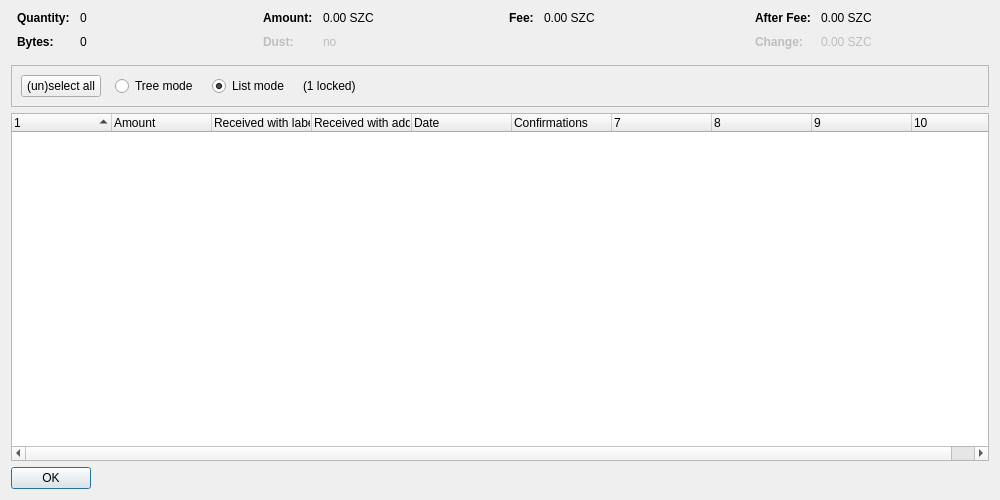
<?xml version="1.0" encoding="UTF-8"?>
<ui version="4.0">
 <class>CoinControlDialog</class>
 <widget class="QDialog" name="CoinControlDialog">
  <property name="geometry">
   <rect>
    <x>0</x>
    <y>0</y>
    <width>1000</width>
    <height>500</height>
   </rect>
  </property>
  <property name="windowTitle">
   <string>Coin Selection</string>
  </property>
  <layout class="QVBoxLayout" name="verticalLayout">
   <item>
    <layout class="QHBoxLayout" name="horizontalLayoutTop" stretch="0,0,0,0">
     <property name="topMargin">
      <number>0</number>
     </property>
     <property name="bottomMargin">
      <number>10</number>
     </property>
     <item>
      <layout class="QFormLayout" name="formLayoutCoinControl1">
       <property name="horizontalSpacing">
        <number>10</number>
       </property>
       <property name="verticalSpacing">
        <number>10</number>
       </property>
       <property name="leftMargin">
        <number>6</number>
       </property>
       <property name="rightMargin">
        <number>6</number>
       </property>
       <item row="0" column="0">
        <widget class="QLabel" name="labelCoinControlQuantityText">
         <property name="font">
          <font>
           <weight>75</weight>
           <bold>true</bold>
          </font>
         </property>
         <property name="text">
          <string>Quantity:</string>
         </property>
        </widget>
       </item>
       <item row="0" column="1">
        <widget class="QLabel" name="labelCoinControlQuantity">
         <property name="cursor">
          <cursorShape>IBeamCursor</cursorShape>
         </property>
         <property name="contextMenuPolicy">
          <enum>Qt::ActionsContextMenu</enum>
         </property>
         <property name="text">
          <string notr="true">0</string>
         </property>
         <property name="textInteractionFlags">
          <set>Qt::LinksAccessibleByMouse|Qt::TextSelectableByKeyboard|Qt::TextSelectableByMouse</set>
         </property>
        </widget>
       </item>
       <item row="1" column="0">
        <widget class="QLabel" name="labelCoinControlBytesText">
         <property name="font">
          <font>
           <weight>75</weight>
           <bold>true</bold>
          </font>
         </property>
         <property name="text">
          <string>Bytes:</string>
         </property>
        </widget>
       </item>
       <item row="1" column="1">
        <widget class="QLabel" name="labelCoinControlBytes">
         <property name="cursor">
          <cursorShape>IBeamCursor</cursorShape>
         </property>
         <property name="contextMenuPolicy">
          <enum>Qt::ActionsContextMenu</enum>
         </property>
         <property name="text">
          <string notr="true">0</string>
         </property>
         <property name="textInteractionFlags">
          <set>Qt::LinksAccessibleByMouse|Qt::TextSelectableByKeyboard|Qt::TextSelectableByMouse</set>
         </property>
        </widget>
       </item>
      </layout>
     </item>
     <item>
      <layout class="QFormLayout" name="formLayoutCoinControl2">
       <property name="horizontalSpacing">
        <number>10</number>
       </property>
       <property name="verticalSpacing">
        <number>10</number>
       </property>
       <property name="leftMargin">
        <number>6</number>
       </property>
       <property name="rightMargin">
        <number>6</number>
       </property>
       <item row="0" column="0">
        <widget class="QLabel" name="labelCoinControlAmountText">
         <property name="font">
          <font>
           <weight>75</weight>
           <bold>true</bold>
          </font>
         </property>
         <property name="text">
          <string>Amount:</string>
         </property>
        </widget>
       </item>
       <item row="0" column="1">
        <widget class="QLabel" name="labelCoinControlAmount">
         <property name="cursor">
          <cursorShape>IBeamCursor</cursorShape>
         </property>
         <property name="contextMenuPolicy">
          <enum>Qt::ActionsContextMenu</enum>
         </property>
         <property name="text">
          <string notr="true">0.00 SZC</string>
         </property>
         <property name="textInteractionFlags">
          <set>Qt::LinksAccessibleByMouse|Qt::TextSelectableByKeyboard|Qt::TextSelectableByMouse</set>
         </property>
        </widget>
       </item>
       <item row="1" column="0">
        <widget class="QLabel" name="labelCoinControlLowOutputText">
         <property name="enabled">
          <bool>false</bool>
         </property>
         <property name="font">
          <font>
           <weight>75</weight>
           <bold>true</bold>
          </font>
         </property>
         <property name="text">
          <string>Dust:</string>
         </property>
        </widget>
       </item>
       <item row="1" column="1">
        <widget class="QLabel" name="labelCoinControlLowOutput">
         <property name="enabled">
          <bool>false</bool>
         </property>
         <property name="cursor">
          <cursorShape>IBeamCursor</cursorShape>
         </property>
         <property name="contextMenuPolicy">
          <enum>Qt::ActionsContextMenu</enum>
         </property>
         <property name="text">
          <string notr="true">no</string>
         </property>
         <property name="textInteractionFlags">
          <set>Qt::LinksAccessibleByMouse|Qt::TextSelectableByKeyboard|Qt::TextSelectableByMouse</set>
         </property>
        </widget>
       </item>
      </layout>
     </item>
     <item>
      <layout class="QFormLayout" name="formLayoutCoinControl3">
       <property name="horizontalSpacing">
        <number>10</number>
       </property>
       <property name="verticalSpacing">
        <number>10</number>
       </property>
       <property name="leftMargin">
        <number>6</number>
       </property>
       <property name="rightMargin">
        <number>6</number>
       </property>
       <item row="0" column="0">
        <widget class="QLabel" name="labelCoinControlFeeText">
         <property name="font">
          <font>
           <weight>75</weight>
           <bold>true</bold>
          </font>
         </property>
         <property name="text">
          <string>Fee:</string>
         </property>
        </widget>
       </item>
       <item row="0" column="1">
        <widget class="QLabel" name="labelCoinControlFee">
         <property name="cursor">
          <cursorShape>IBeamCursor</cursorShape>
         </property>
         <property name="contextMenuPolicy">
          <enum>Qt::ActionsContextMenu</enum>
         </property>
         <property name="text">
          <string notr="true">0.00 SZC</string>
         </property>
         <property name="textInteractionFlags">
          <set>Qt::LinksAccessibleByMouse|Qt::TextSelectableByKeyboard|Qt::TextSelectableByMouse</set>
         </property>
        </widget>
       </item>
      </layout>
     </item>
     <item>
      <layout class="QFormLayout" name="formLayoutCoinControl4">
       <property name="horizontalSpacing">
        <number>10</number>
       </property>
       <property name="verticalSpacing">
        <number>10</number>
       </property>
       <property name="leftMargin">
        <number>6</number>
       </property>
       <property name="rightMargin">
        <number>6</number>
       </property>
       <item row="0" column="0">
        <widget class="QLabel" name="labelCoinControlAfterFeeText">
         <property name="font">
          <font>
           <weight>75</weight>
           <bold>true</bold>
          </font>
         </property>
         <property name="text">
          <string>After Fee:</string>
         </property>
        </widget>
       </item>
       <item row="0" column="1">
        <widget class="QLabel" name="labelCoinControlAfterFee">
         <property name="cursor">
          <cursorShape>IBeamCursor</cursorShape>
         </property>
         <property name="contextMenuPolicy">
          <enum>Qt::ActionsContextMenu</enum>
         </property>
         <property name="text">
          <string notr="true">0.00 SZC</string>
         </property>
         <property name="textInteractionFlags">
          <set>Qt::LinksAccessibleByMouse|Qt::TextSelectableByKeyboard|Qt::TextSelectableByMouse</set>
         </property>
        </widget>
       </item>
       <item row="1" column="0">
        <widget class="QLabel" name="labelCoinControlChangeText">
         <property name="enabled">
          <bool>false</bool>
         </property>
         <property name="font">
          <font>
           <weight>75</weight>
           <bold>true</bold>
          </font>
         </property>
         <property name="text">
          <string>Change:</string>
         </property>
        </widget>
       </item>
       <item row="1" column="1">
        <widget class="QLabel" name="labelCoinControlChange">
         <property name="enabled">
          <bool>false</bool>
         </property>
         <property name="cursor">
          <cursorShape>IBeamCursor</cursorShape>
         </property>
         <property name="contextMenuPolicy">
          <enum>Qt::ActionsContextMenu</enum>
         </property>
         <property name="text">
          <string notr="true">0.00 SZC</string>
         </property>
         <property name="textInteractionFlags">
          <set>Qt::LinksAccessibleByMouse|Qt::TextSelectableByKeyboard|Qt::TextSelectableByMouse</set>
         </property>
        </widget>
       </item>
      </layout>
     </item>
    </layout>
   </item>
   <item>
    <widget class="QFrame" name="frame">
     <property name="minimumSize">
      <size>
       <width>0</width>
       <height>40</height>
      </size>
     </property>
     <property name="frameShape">
      <enum>QFrame::StyledPanel</enum>
     </property>
     <property name="frameShadow">
      <enum>QFrame::Sunken</enum>
     </property>
     <layout class="QHBoxLayout" name="horizontalLayout">
      <item>
       <layout class="QHBoxLayout" name="horizontalLayoutPanel" stretch="0,0,0,0,0">
        <property name="spacing">
         <number>14</number>
        </property>
        <item>
         <widget class="QPushButton" name="pushButtonSelectAll">
          <property name="sizePolicy">
           <sizepolicy hsizetype="Maximum" vsizetype="Fixed">
            <horstretch>0</horstretch>
            <verstretch>0</verstretch>
           </sizepolicy>
          </property>
          <property name="text">
           <string>(un)select all</string>
          </property>
          <property name="autoDefault">
           <bool>false</bool>
          </property>
         </widget>
        </item>
        <item>
         <widget class="QRadioButton" name="radioTreeMode">
          <property name="sizePolicy">
           <sizepolicy hsizetype="Maximum" vsizetype="Fixed">
            <horstretch>0</horstretch>
            <verstretch>0</verstretch>
           </sizepolicy>
          </property>
          <property name="text">
           <string>Tree mode</string>
          </property>
         </widget>
        </item>
        <item>
         <widget class="QRadioButton" name="radioListMode">
          <property name="sizePolicy">
           <sizepolicy hsizetype="Maximum" vsizetype="Fixed">
            <horstretch>0</horstretch>
            <verstretch>0</verstretch>
           </sizepolicy>
          </property>
          <property name="text">
           <string>List mode</string>
          </property>
          <property name="checked">
           <bool>true</bool>
          </property>
         </widget>
        </item>
        <item>
         <widget class="QLabel" name="labelLocked">
          <property name="text">
           <string notr="true">(1 locked)</string>
          </property>
         </widget>
        </item>
        <item>
         <spacer name="horizontalSpacer">
          <property name="orientation">
           <enum>Qt::Horizontal</enum>
          </property>
          <property name="sizeHint" stdset="0">
           <size>
            <width>40</width>
            <height>20</height>
           </size>
          </property>
         </spacer>
        </item>
       </layout>
      </item>
     </layout>
    </widget>
   </item>
   <item>
    <widget class="CoinControlTreeWidget" name="treeWidget">
     <property name="contextMenuPolicy">
      <enum>Qt::CustomContextMenu</enum>
     </property>
     <property name="sortingEnabled">
      <bool>false</bool>
     </property>
     <property name="columnCount">
      <number>10</number>
     </property>
     <attribute name="headerShowSortIndicator" stdset="0">
      <bool>true</bool>
     </attribute>
     <attribute name="headerStretchLastSection">
      <bool>false</bool>
     </attribute>
     <column>
      <property name="text">
       <string/>
      </property>
     </column>
     <column>
      <property name="text">
       <string>Amount</string>
      </property>
     </column>
     <column>
      <property name="text">
       <string>Received with label</string>
      </property>
     </column>
     <column>
      <property name="text">
       <string>Received with address</string>
      </property>
     </column>
     <column>
      <property name="text">
       <string>Date</string>
      </property>
     </column>
     <column>
      <property name="text">
       <string>Confirmations</string>
      </property>
      <property name="toolTip">
       <string>Confirmed</string>
      </property>
     </column>
     <column>
      <property name="text">
       <string/>
      </property>
     </column>
     <column>
      <property name="text">
       <string/>
      </property>
     </column>
     <column>
      <property name="text">
       <string/>
      </property>
     </column>
     <column>
      <property name="text">
       <string/>
      </property>
     </column>
    </widget>
   </item>
   <item>
    <widget class="QDialogButtonBox" name="buttonBox">
     <property name="sizePolicy">
      <sizepolicy hsizetype="Maximum" vsizetype="Fixed">
       <horstretch>0</horstretch>
       <verstretch>0</verstretch>
      </sizepolicy>
     </property>
     <property name="orientation">
      <enum>Qt::Horizontal</enum>
     </property>
     <property name="standardButtons">
      <set>QDialogButtonBox::Ok</set>
     </property>
    </widget>
   </item>
  </layout>
 </widget>
 <customwidgets>
  <customwidget>
   <class>CoinControlTreeWidget</class>
   <extends>QTreeWidget</extends>
   <header>coincontroltreewidget.h</header>
  </customwidget>
 </customwidgets>
 <resources/>
 <connections/>
</ui>
